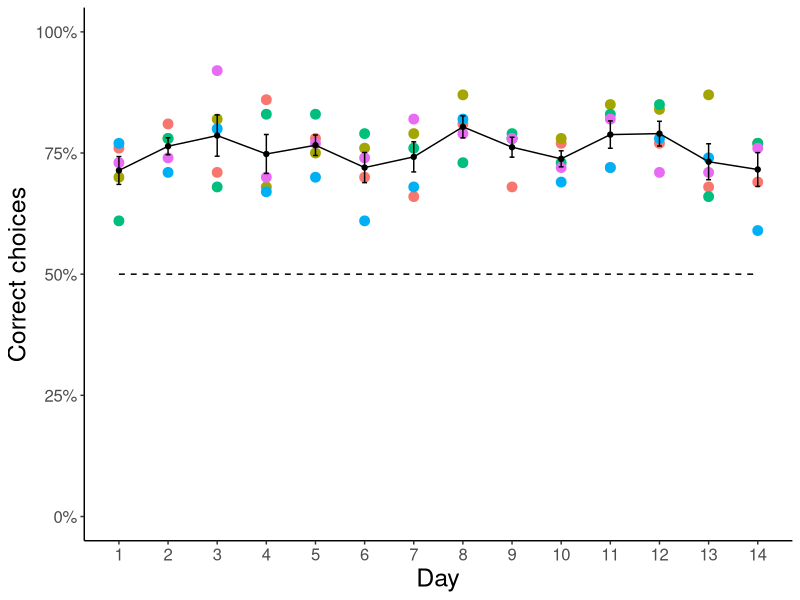

Reproduce this figure in R.
## The following are general performance levels from subjects 006, 102, 103, 105, 106
subj1 = c(0.76,0.81,0.71,0.86,0.78,0.7,0.66,0.81,0.68,0.77,0.72,0.77,0.68,0.69)
subj2 = c(0.7,0.78,0.82,0.68,0.75,0.76,0.79,0.87,0.78,0.78,0.85,0.84,0.87,0.77)
subj3 = c(0.61,0.78,0.68,0.83,0.83,0.79,0.76,0.73,0.79,0.73,0.83,0.85,0.66,0.77)
subj4 = c(0.77,0.71,0.8,0.67,0.7,0.61,0.68,0.82,0.78,0.69,0.72,0.78,0.74,0.59)
subj5 = c(0.73,0.74,0.92,0.7,0.77,0.74,0.82,0.79,0.78,0.72,0.82,0.71,0.71,0.76)

data = data.frame(performance = c(subj1,subj2,subj3,subj4,subj5), subject = as.factor(c(rep(1,14),rep(2,14),rep(3,14),rep(4,14),rep(5,14))), day = c(1:14,1:14,1:14,1:14,1:14) )

library(ggplot2)

## Summarizes data.
## Gives count, mean, standard deviation, standard error of the mean, and confidence interval (default 95%).
##   data: a data frame.
##   measurevar: the name of a column that contains the variable to be summariezed
##   groupvars: a vector containing names of columns that contain grouping variables
##   na.rm: a boolean that indicates whether to ignore NA's
##   conf.interval: the percent range of the confidence interval (default is 95%)
summarySE <- function(data=NULL, measurevar, groupvars=NULL, na.rm=FALSE,
                      conf.interval=.95, .drop=TRUE) {
  library(plyr)
  
  # New version of length which can handle NA's: if na.rm==T, don't count them
  length2 <- function (x, na.rm=FALSE) {
    if (na.rm) sum(!is.na(x))
    else       length(x)
  }
  
  # This does the summary. For each group's data frame, return a vector with
  # N, mean, and sd
  datac <- ddply(data, groupvars, .drop=.drop,
                 .fun = function(xx, col) {
                   c(N    = length2(xx[[col]], na.rm=na.rm),
                     mean = mean   (xx[[col]], na.rm=na.rm),
                     sd   = sd     (xx[[col]], na.rm=na.rm)
                   )
                 },
                 measurevar
  )
  
  # Rename the "mean" column    
  datac <- plyr::rename(datac, c("mean" = measurevar))
  
  datac$se <- datac$sd / sqrt(datac$N)  # Calculate standard error of the mean
  
  # Confidence interval multiplier for standard error
  # Calculate t-statistic for confidence interval: 
  # e.g., if conf.interval is .95, use .975 (above/below), and use df=N-1
  ciMult <- qt(conf.interval/2 + .5, datac$N-1)
  datac$ci <- datac$se * ciMult
  
  return(datac)
}

dataSE <- summarySE(data, measurevar="performance", groupvars=c("day"))

# Standard error of the mean
ggplot() +
  geom_point(data = data, aes(x=day, y=performance, color = subject), size = 3) +
  geom_errorbar(data = dataSE, aes(x=day, y=performance, ymin=performance-se, ymax=performance+se), width=.1) +
  geom_line(data = dataSE, aes(x=day, y=performance)) +
  geom_point(data = dataSE, aes(x=day, y=performance)) +
  geom_line(data = data.frame(x = 1:14, y = rep(0.5, 14)), aes(x=x, y=y), linetype = 2) +
  ylab("Correct choices") + xlab("Day") +
  scale_x_continuous(breaks = seq(1, 14, by = 1)) +
  scale_y_continuous(limits = c(0,1), breaks = seq(0, 1, by = 0.25), labels = scales::percent) +
  theme(panel.grid.major = element_blank(), panel.grid.minor = element_blank(),
        panel.background = element_blank(), axis.line = element_line(colour = "black"), 
        legend.position = "none", axis.title=element_text(size=18), text=element_text(size=15))

#ggsave('Performance.pdf', width = 5, height = 3, units = "in")